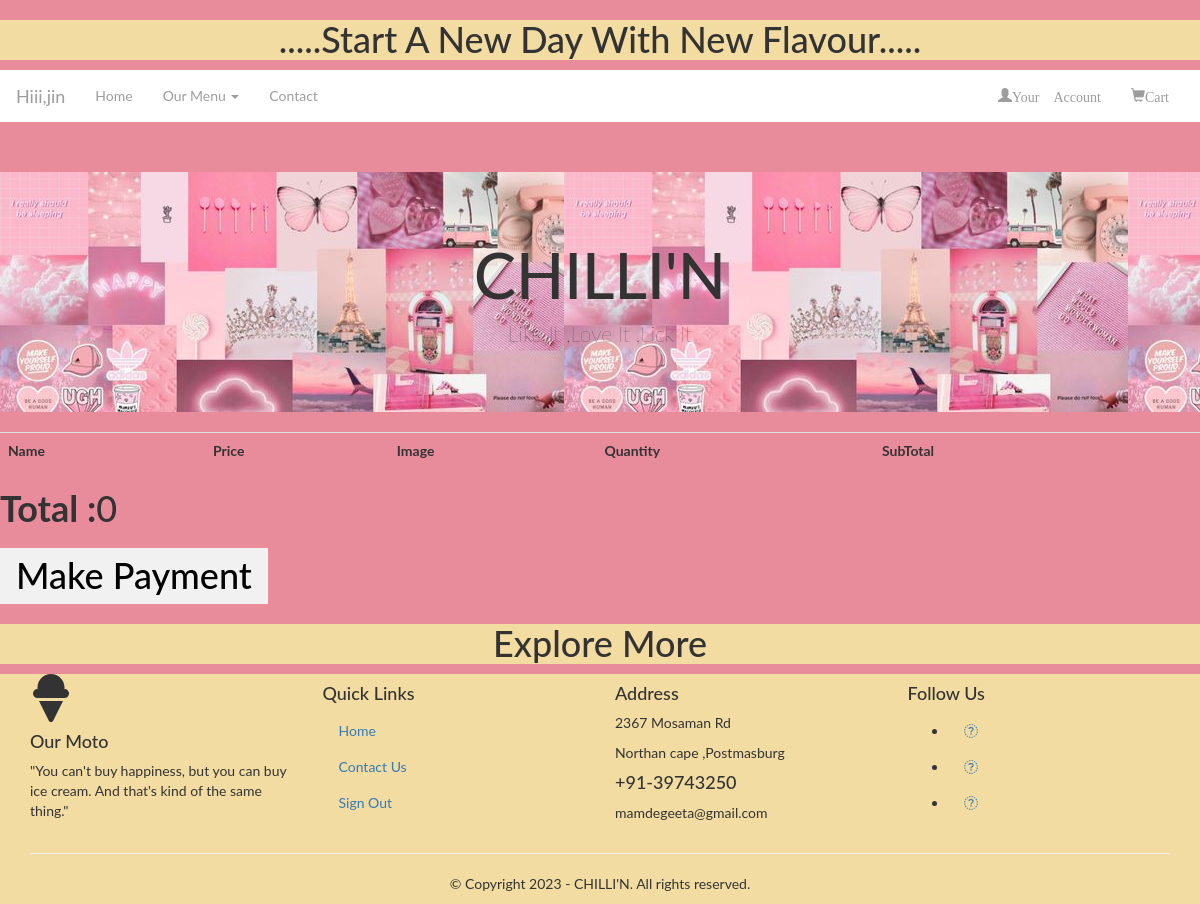
Page /showcart (signed in) on the earlier database version.
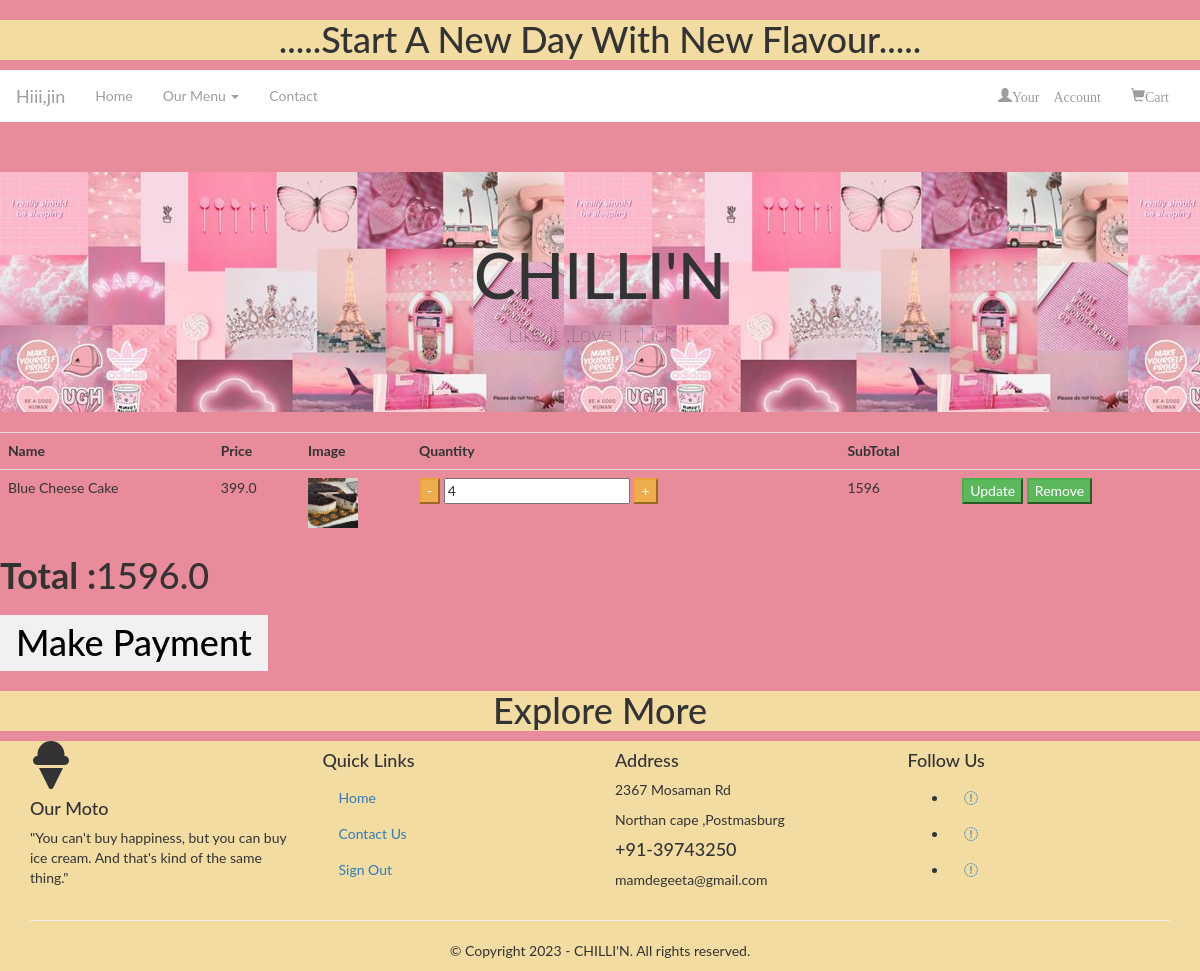
Same page on the later database version.
### frontend/models.py (models this page shows)
class mycart(models.Model):
    user = models.ForeignKey(userinfo,on_delete=models.CASCADE)
    ice_creame = models.ForeignKey(Ice_creame,on_delete=models.CASCADE,default = None)
    qty = models.IntegerField(default=1)
    class Meta:
        db_table = "mycart"

### backend/models.py (models this page shows)
class Ice_creame(models.Model):
    chillin_name = models.CharField(max_length=50)
    price = models.FloatField(default=50)
    description = models.CharField(max_length=100)
    image = models.ImageField(upload_to="image",default="abc.jpg",null=True)
    cate = models.ForeignKey(Category,on_delete=models.CASCADE)
    class Meta:
        db_table ="Ice_creame"

### frontend/views.py (the view, shortened to what this page needs)
# urls.py: path('showcart',views.showcart),
def showcart(request):
    icey = Category.objects.all()
    if (request.method == "GET"):
        items = mycart.objects.filter(user = request.session['uname'])
        total = 0
        for item in items:
            total += item.qty*item.ice_creame.price
        request.session["total"] = total
        return render(request,"showcart.html",{'items':items ,'icey':icey})

### frontend/templates/showcart.html (shortened to what this page needs)
{% extends "base1.html" %}
{%block 'content'%}
{%load  static %}
<link rel="stylesheet" href="https://cdnjs.cloudflare.com/ajax/libs/font-awesome/5.15.3/css/all.min.css">
<link rel="stylesheet" href="{% static 'css/style.css' %}">
<table class="table">
    <tr>
        <th>Name</th>
        <th>Price</th>
        <th>Image</th>
        <th>Quantity</th>
        <th>SubTotal</th>
        <th> </th>
    </tr>
    {%for item in items%}
    <tr>
        <form method="post">
        <td>{{item.ice_creame.chillin_name}}</td>
        <td>{{item.ice_creame.price}}</td>
        <td><img src="{{item.ice_creame.image.url}}" style="height:50px ; width:50px"></td>
        <td> <button type="button" class="button btn-warning"
            onclick="decrement('qty{{item.ice_creame.id}}')" >-</button>
            <input type="text" id="qty{{item.ice_creame.id}}" name="qty" value="{{item.qty}}" readonly/>
        <button type="button" class="button btn-warning"
            onclick="increment('qty{{item.ice_creame.id}}')" >+</button>
        </td>
        <td>{% widthratio item.ice_creame.price 1 item.qty %}</td>
        <td><button type="submit" class="button btn-success" name="action" value="update">Update</button>
            <button type="submit" class="button btn-success" name="action" value="remove">Remove</button></td>
        </tr>
    {%endfor%}
 </table>
 <h1><b>Total :</b>{{request.session.total}}</h1>
 <h1><a class="pay" href="/MakePayment">Make Payment</a></h1>
 {%endblock 'content'%}

### frontend/templates/base1.html (shortened to what this page needs)
{%load  static %}
<!DOCTYPE html>
<html lang="en">
<head>
  <link rel="stylesheet" href="https://maxcdn.bootstrapcdn.com/bootstrap/3.4.1/css/bootstrap.min.css">
  <link rel="stylesheet" href="https://cdnjs.cloudflare.com/ajax/libs/font-awesome/4.7.0/css/font-awesome.min.css">
  <link rel="stylesheet" href="https://cdnjs.cloudflare.com/ajax/libs/font-awesome/5.15.3/css/all.min.css">
  <link rel="stylesheet" href="{% static 'css/base1.css' %}">
</head>
<body>
  <h1 class="heading">.....Start A New Day With New Flavour.....</h1>
<nav class="navbar navbar-inverse">
  <div class="container-fluid">
    <div class="navbar-header">
      {%if "uname" in request.session  %}
      <a class="navbar-brand" href="#">Hiii,{{request.session.uname}}</a>
      {%else%}
      <a class="navbar-brand" href="#"></a>
      {%endif%}
    </div>
    <div class="collapse navbar-collapse" id="myNavbar">
      <ul class="nav navbar-nav">
        <li><a href="/">Home</a></li>
        <li class="dropdown">
          <a class="dropdown-toggle" data-toggle="dropdown" href="#">Our Menu
          <span class="caret"></span></a>
        </li>
        <li><a href="/contact">Contact</a></li>
      </ul>
      <ul class="nav navbar-nav navbar-right">
        <li class="dropdown">
            <a class="dropdown-toggle" data-toggle="dropdown" href="#"><span class="glyphicon glyphicon-user">Your Account</span> </a>
             </li>
        {%if "uname" in request.session%}
        <li><a href="/showcart"><span class="glyphicon glyphicon-shopping-cart">Cart </span></a></li>
        {%else%}
        <li><a><span></span></a></li>
        {%endif%}
      </ul>
    </div>
  </div>
</nav>
<div class="jumbotron">
    <div class="container text-center">
      <h1>CHILLI'N</h1>
      <p>Like It ,Love It ,Lick It</p>
    </div>
</div>
<br>
{%block 'content'%}{% endblock 'content' %}
    <h1 class="heading"> Explore More </h1>
  <footer class="mainfooter" role="contentinfo">
    <div class="footer-middle">
    <div class="container">
      <div class="row">
        <div class="col-md-3 col-sm-6">
          <div class="footer-pad">
            <i class='fas fa-ice-cream' style='font-size:48px;'></i>
            <h4> Our Moto</h4>
             <p>"You can't buy happiness, but you can buy ice cream. And that's kind of the same thing."</P>
            </div>
        </div>
        <div class="col-md-3 col-sm-6">
          <div class="footer-pad">
            <h4>Quick Links </h4>
            <ul class="list-unstyled">
              <li> <a href="/">Home </a> </li>
              <li> <a href="/contact">Contact Us </a> </li>
              <li> <a href="/signout">Sign Out</a> </li>
            </ul>
          </div>
        </div>
        <div class="col-md-3 col-sm-6">
          <div class="footer-pad">
            <h4> Address </h4>
             <p>2367 Mosaman Rd</p>
             <p>Northan cape ,Postmasburg</p>
             <h4>+91-39743250</h4>
             <p>mamdegeeta@gmail.com</p>
          </div>
        </div>
          <div class="col-md-3">
              <h4> Follow Us </h4>
              <ul class="social-network social-circle">
               <li> <a href="#" class="icoFacebook" title="Facebook"> <i class="fa fa-facebook"> </i> </a> </li>
               <li> <a href="#" class="icoLinkedin" title="Linkedin"> <i class="fa fa-linkedin"> </i> </a> </li>
               <li> <a href="#"> <i class="fa fa-youtube" aria-hidden="true"> </i> </a> </li>
              </ul>
      </div>
      </div>
      <hr>
      <div class="row">
      <div class="col-md-12 copy">
      <p class="text-center"> © Copyright 2023 - CHILLI'N.  All rights reserved. </p>
      </div>
      </div>
    </div>
    </div>
  </footer>
</body>
</html>

### static/css/base1.css (style rules this page uses)
body { background-color:rgb(232, 139, 154); font-family: "Lato", sans-serif; }
.navbar { margin-bottom: 50px; border-radius: 0; background-color :#ffffff; border-color:#ffffff; }
.jumbotron { margin-bottom: 0; background: url("/static/img/base1wall.jpg"); max-width: 100%; height: auto; }
.mainfooter { background-color:#F2DCA2; }
.heading { background-color: #F2DCA2; text-align: center; }

### static/css/style.css (style rules this page uses)
a { text-decoration:none; display: inline-block; padding: 8px 16px; text-align: center; }
.pay { background-color: #f1f1f1; color: black; }

Differences in the rows shown:
added mycart: session.uname "jin", ice_creame.chillin_name "Blue Cheese Cake", ice_creame.price "399.0", ice_creame.image (picture), qty "4", ice_creame+qty "1596"
Other differences:
{{ request.session.total }}: "0" → "1596.0"
{{ request.session.uname }}: "jin" → (not shown)
